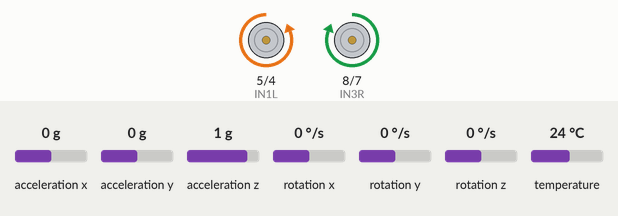
Recording of a sketch running on a simulated Arduino Mega 2560, built with avr-gcc and run on an emulated ATmega2560. On the bench: motor-driver pin pairs drawn as motors (green arrow = first pin HIGH = forward, orange = second pin HIGH = backward, longer = more drive, scaled by the enable pin). The inputs (shaded band) are chosen by the test bench; at power-on: rotation z 0 °/s, acceleration x 0 g, acceleration y 0 g, acceleration z 1 g, rotation x 0 °/s, rotation y 0 °/s, temperature 24 °C. At 28.2 s the program stops and its outputs stay as they are.

Above: at 17.6 s.
17.7 s: rotation z set to -27 °/s
20.7 s: rotation z set to -31 °/s
At 21.6 s:
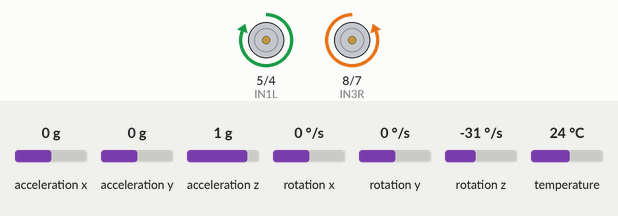
22.4 s: rotation z set to -192 °/s
At 22.93 s:
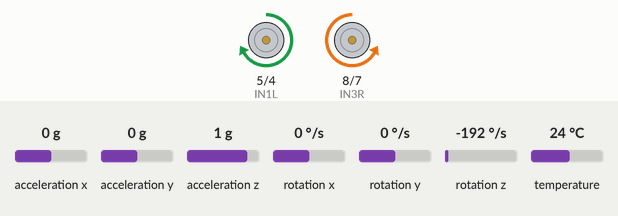
25.4 s: rotation z set to -100 °/s
At 29.4 s:
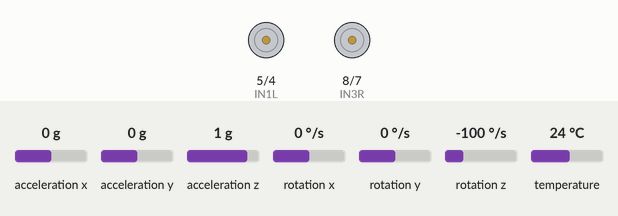
Timing chart, 0 to 29.7 s (numbered marks = the images above; inputs shaded):
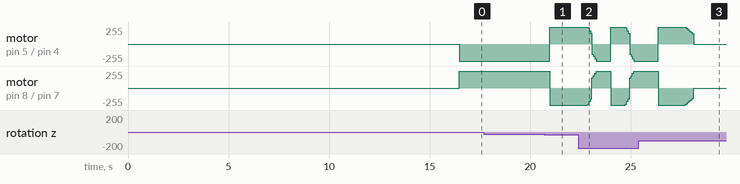

The sketch:

rotation_control_gyro_only.ino
```cpp
#include <Wire.h>
#include <Adafruit_MPU6050.h>
#include <Adafruit_Sensor.h>

Adafruit_MPU6050 mpu;

// L298N Motor Driver Pins
const int ENAL = 10;
const int IN1L = 5;
const int IN2L = 4;

const int ENAR = 9;
const int IN3R = 8;
const int IN4R = 7;

float yawAngle = 0.0;
float yawBias = 0.0;
unsigned long lastTime = 0;

float targetAngle = 90.0 * (PI / 180.0);  // rotate 90 degrees
float kp = 150;        // proportional gain
float minPWM = 155.0;  // minimum PWM to overcome static friction

// Linear regression model: Gz = slope * PWM + intercept
const float slope = 0.9368;
const float intercept = -126.8446;

void setMotorDirections(int pwmL, int pwmR) {
  if (pwmL >= 0) {
    digitalWrite(IN1L, HIGH); digitalWrite(IN2L, LOW);
  } else {
    digitalWrite(IN1L, LOW); digitalWrite(IN2L, HIGH);
    pwmL = -pwmL;
  }

  if (pwmR >= 0) {
    digitalWrite(IN3R, HIGH); digitalWrite(IN4R, LOW);
  } else {
    digitalWrite(IN3R, LOW); digitalWrite(IN4R, HIGH);
    pwmR = -pwmR;
  }

  analogWrite(ENAL, constrain(pwmL, 0, 255));
  analogWrite(ENAR, constrain(pwmR, 0, 255));
}

void stopMotors() {
  analogWrite(ENAL, 0);
  analogWrite(ENAR, 0);
}

void calculateYawBias() {
  float sum = 0.0;
  sensors_event_t a, g, temp;
  for (int i = 0; i < 200; i++) {
    mpu.getEvent(&a, &g, &temp);
    sum += g.gyro.z;
    delay(5);
  }
  yawBias = sum / 200.0;
  Serial1.print("Yaw bias: ");
  Serial1.println(yawBias, 6);
}

void setup() {
  Wire.begin();
  Serial1.begin(9600);

  pinMode(ENAL, OUTPUT); pinMode(IN1L, OUTPUT); pinMode(IN2L, OUTPUT);
  pinMode(ENAR, OUTPUT); pinMode(IN3R, OUTPUT); pinMode(IN4R, OUTPUT);

  if (!mpu.begin()) {
    Serial1.println("MPU6050 init failed!");
    while (1);
  }

  mpu.setAccelerometerRange(MPU6050_RANGE_8_G);
  mpu.setGyroRange(MPU6050_RANGE_250_DEG);
  mpu.setFilterBandwidth(MPU6050_BAND_21_HZ);
  delay(15000);

  calculateYawBias();
  lastTime = millis();
  Serial1.println("Setup done. Starting rotation...");
}

void loop() {
  sensors_event_t a, g, temp;
  mpu.getEvent(&a, &g, &temp);

  unsigned long currentTime = millis();
  float dt = (currentTime - lastTime) / 1000.0;
  lastTime = currentTime;

  float correctedGz = g.gyro.z - yawBias;
  yawAngle += correctedGz * dt;

  float error = targetAngle - yawAngle;
  while (error > PI) error -= 2 * PI;
  while (error < -PI) error += 2 * PI;

  if (abs(error) < 3.0 * PI / 180.0) {  // ~2 degree tolerance
    stopMotors();
    Serial1.println("Target reached. Stopping.");
    Serial1.print("Yaw (deg): ");
    Serial1.print(yawAngle * 180.0 / PI);
    Serial1.print(" | Error: ");
    Serial1.println(error * 180.0 / PI);
    while (true);
  }

  // if (abs(yawAngle) > abs(targetAngle)) {
  //   stopMotors();
  //   Serial1.println("Did not stop at target. Overshot. Had to stop.");
  //   Serial1.print("Yaw (deg): ");
  //   Serial1.print(yawAngle * 180.0 / PI);
  //   Serial1.print(" | Error: ");
  //   Serial1.println(error * 180.0 / PI);
  //   while (true);
  // }

  // Convert current angular error to deg/s desired yaw rate
  float desiredGz = kp * error;  // deg/s because correctedGz is in rad/s

  // Cap desiredGz to a reasonable max (you can tune this)
  desiredGz = constrain(desiredGz, -150, 150);

  // Compute base PWM from linear regression
  float pwm = (abs(desiredGz) - intercept) / slope;

  if (desiredGz < 0) pwm = -pwm;

  // Apply minimum PWM constraint
  if (abs(pwm) < minPWM) {
    pwm = (pwm > 0) ? minPWM : -minPWM;
  }

  pwm = constrain(pwm, -255, 255);
  setMotorDirections(-pwm, pwm);  // rotate in place

  // Debug output
  Serial1.print("Yaw (deg): ");
  Serial1.print(yawAngle * 180.0 / PI);
  Serial1.print(" | Error: ");
  Serial1.print(error * 180.0 / PI);
  Serial1.print(" | Gz corr: ");
  Serial1.print(correctedGz * 180.0 / PI);
  Serial1.print(" | PWM: ");
  Serial1.println(pwm);

  delay(20);
}
```

Measured:
- the behaviour switches between -29 and -30 °/s on rotation z (found by bisection; images 0 and 1)
- after the input at 17.7 s, every drawn part: stays the same
